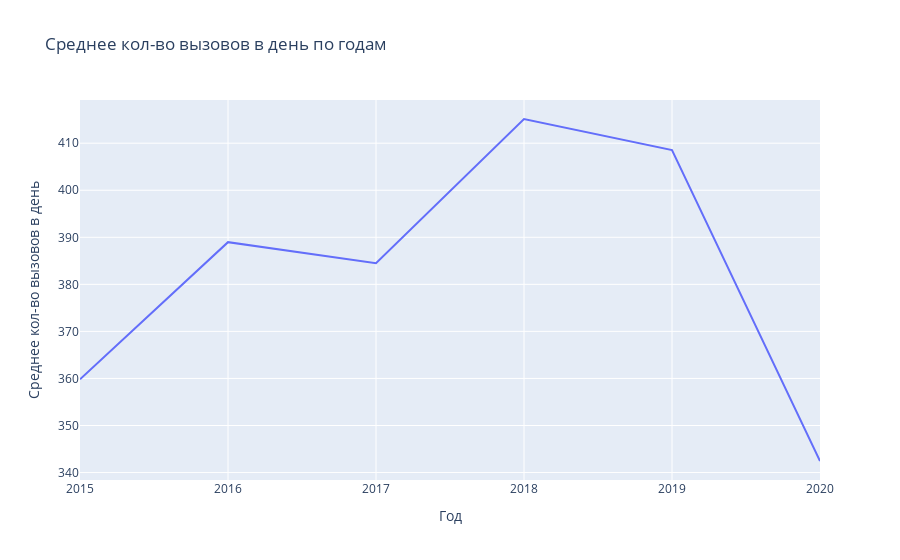

The code cell stored with this chart in its notebook:
### Code cell
fig = px.line(df_tmp,x='Год', y='Среднее кол-во вызовов в день', title='Среднее кол-во вызовов в день по годам')
fig.show()

### Figure 1 — Plotly figure (JSON) as saved in the notebook; plotly's stock layout.template omitted (floating-point values rounded to 4 significant figures)
{"data": [{"hovertemplate": "Год=%{x}<br>Среднее кол-во вызовов в день=%{y}<extra></extra>", "legendgroup": "", "line": {"color": "#636efa", "dash": "solid"}, "mode": "lines", "name": "", "orientation": "v", "showlegend": false, "type": "scatter", "x": [2015, 2016, 2017, 2018, 2019, 2020], "xaxis": "x", "y": [359.8, 389.0, 384.5, 415.1, 408.5, 342.5], "yaxis": "y"}], "layout": {"legend": {"tracegroupgap": 0}, "title": {"text": "Среднее кол-во вызовов в день по годам"}, "xaxis": {"anchor": "y", "domain": [0, 1], "title": {"text": "Год"}}, "yaxis": {"anchor": "x", "domain": [0, 1], "title": {"text": "Среднее кол-во вызовов в день"}}}}
